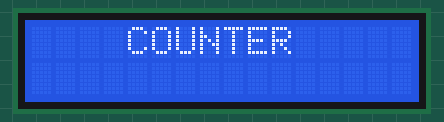
A sketch run on a simulated Arduino Uno, built with avr-gcc and run on an emulated ATmega328P. Parts: 16×2 character LCD.

Above: at 0.1 s.
At 4.2 s:
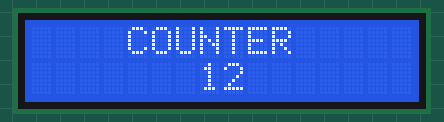
At 8.2 s:
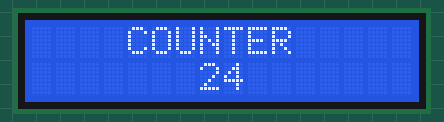
At 16.2 s:
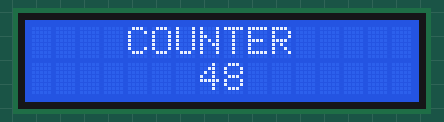
At 24.2 s:
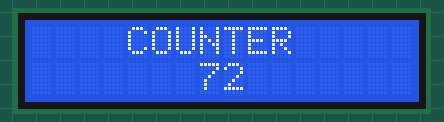
At 32.3 s:
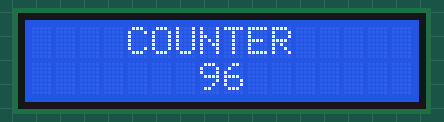

Measured:
- what the display in image 1 shows lasts 1.0 s, from 4.2 s to 5.2 s

The sketch:

sketch_lcd.ino
```cpp
#include "LiquidCrystal.h"

// initialize the library by providing the nuber of pins to it
LiquidCrystal lcd(8,9,4,5,6,7);

void setup() {
lcd.begin(16,2);

// set cursor position to start of first line on the LCD
lcd.setCursor(0,0);
//text to print
lcd.print("    COUNTER");
delay(100);

int a=0;
lcd.setCursor(0,1);
lcd.print("       ");
lcd.print(a);
while(a<=100)
{
  a=a+1;
  if(a%3==0){

  delay(1000);
  lcd.setCursor(0,1);
  lcd.print("       ");
  lcd.print(a);
  }
}
}
void loop()
{
  lcd.clear();
}
```
